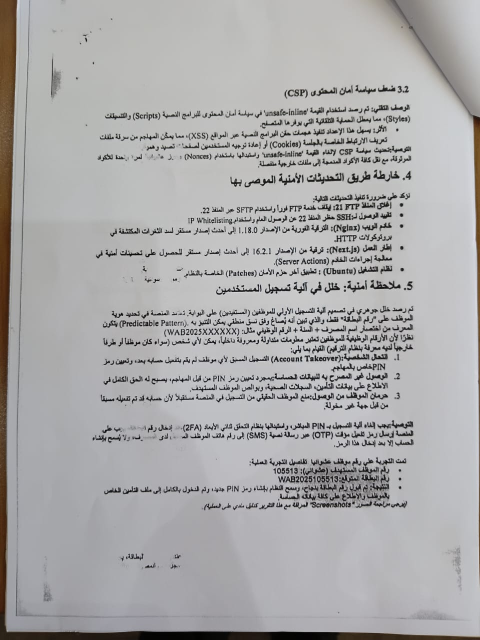
#> input picture IMG-20260514-WA0020.jpg, 960 x 1280 px, found by its file name (shown at 1/2 size)
$ python resize_image.py
#> lines starting #> are read from the running program, lines starting #| are printed output that depends on the picture
import os
import sys
from PIL import Image, ImageFilter

def process_image(img_path, mode="blur", bg_color=(255, 255, 255)):
#> called with img_path = 'IMG-20260514-WA0020.jpg', mode = 'blur', bg_color = (255, 255, 255)
    if not os.path.exists(img_path):
        print(f"Error: File '{img_path}' does not exist.")
        return

    try:
        with Image.open(img_path) as img:
#> img is the input picture: PIL image 960x1280 RGB; mean R, G, B 170.6, 169.8, 170.4
            orig_w, orig_h = img.size
#> orig_w = 960; orig_h = 1280
            print(f"Original image size: {orig_w}x{orig_h}")
#| Original image size: 960x1280

            target_w = 1080
            target_h = 1920

            if mode == "blur":
                print("Processing with blurred background...")
                # Scale background to cover the canvas
                scale_bg = max(target_w / orig_w, target_h / orig_h)
#> scale_bg = 1.5
                bg_w = int(orig_w * scale_bg)
#> bg_w = 1440
                bg_h = int(orig_h * scale_bg)
#> bg_h = 1920
                bg = img.resize((bg_w, bg_h), Image.Resampling.LANCZOS)

                # Crop background to target size
                left = (bg_w - target_w) // 2
#> left = 180
                top = (bg_h - target_h) // 2
#> top = 0
                bg_cropped = bg.crop((left, top, left + target_w, top + target_h))
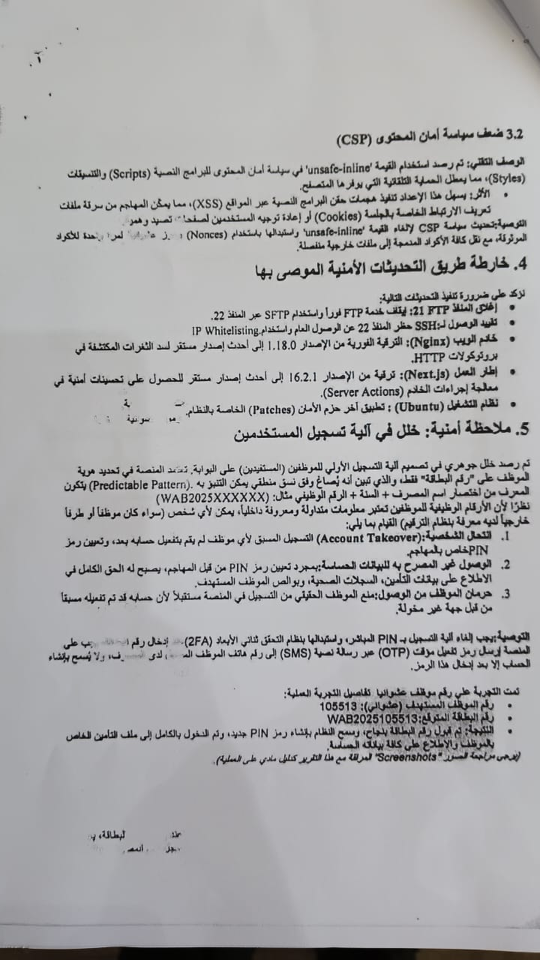
#> bg_cropped: PIL image 1080x1920 RGB (shown at 1/2 size); mean R, G, B 170.8, 170.6, 171.8

                # Apply blur
                canvas = bg_cropped.filter(ImageFilter.GaussianBlur(radius=40))
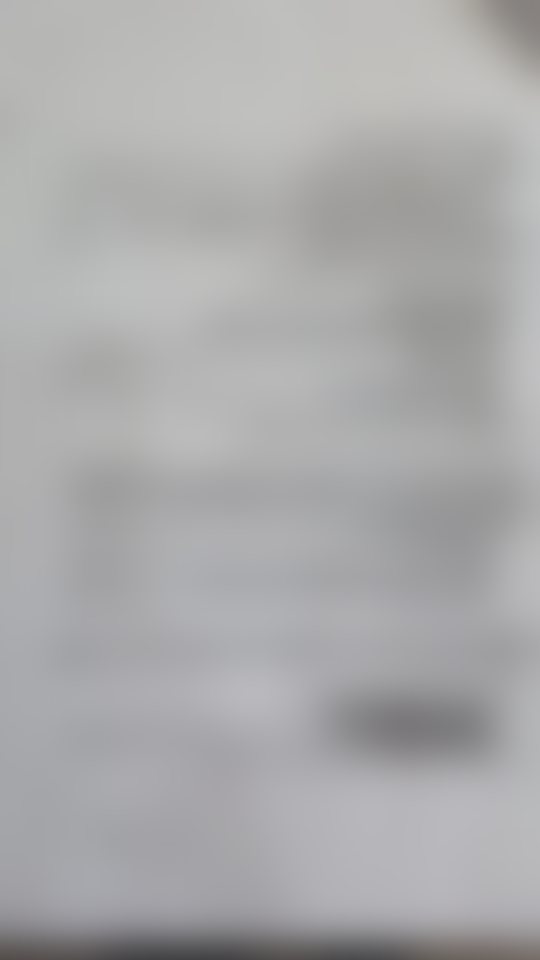
#> canvas: PIL image 1080x1920 RGB (shown at 1/2 size); mean R, G, B 170.6, 170.3, 171.4

                # Center-fit original image
                scale_fit = target_w / orig_w
#> scale_fit = 1.12
                fit_w = target_w
                fit_h = int(orig_h * scale_fit)
#> fit_h = 1440
                img_fit = img.resize((fit_w, fit_h), Image.Resampling.LANCZOS)
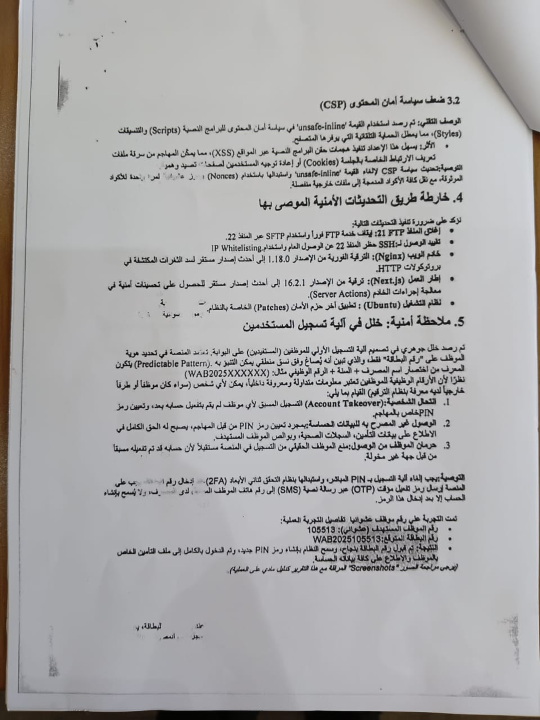
#> img_fit: PIL image 1080x1440 RGB (shown at 1/2 size); mean R, G, B 170.6, 169.8, 170.4

                paste_y = (target_h - fit_h) // 2
#> paste_y = 240
                canvas.paste(img_fit, (0, paste_y))
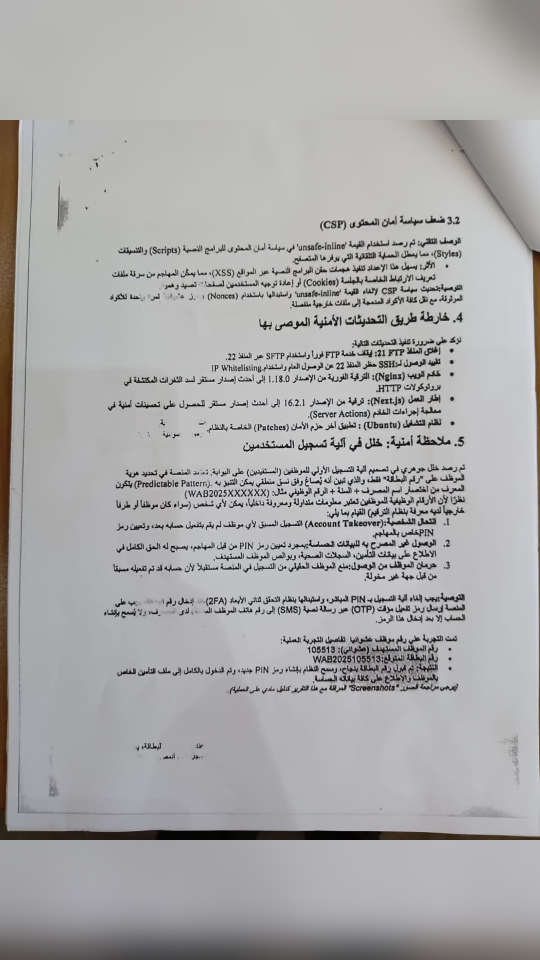
#> canvas: PIL image 1080x1920 RGB (shown at 1/2 size); mean R, G, B 170.3, 169.5, 170.1

            elif mode == "solid":
                # Auto-sample color from the top-left corner if requested
                if bg_color == "auto":
                    # Sample a few pixels around the edge and average them
                    pixels = [img.getpixel((0, 0)), img.getpixel((orig_w-1, 0)), img.getpixel((0, orig_h-1)), img.getpixel((orig_w-1, orig_h-1))]
                    # Handle RGB / RGBA
                    r = sum(p[0] for p in pixels) // len(pixels)
                    g = sum(p[1] for p in pixels) // len(pixels)
                    b = sum(p[2] for p in pixels) // len(pixels)
                    bg_color = (r, g, b)
                    print(f"Auto-sampled edge color: {bg_color}")
                else:
                    print(f"Processing with solid background color: {bg_color}...")

                # Create canvas with selected color
                canvas = Image.new("RGB", (target_w, target_h), bg_color)

                # Fit the image to the target width, keeping aspect ratio
                scale_fit = target_w / orig_w
                fit_w = target_w
                fit_h = int(orig_h * scale_fit)
                img_fit = img.resize((fit_w, fit_h), Image.Resampling.LANCZOS)

                paste_y = (target_h - fit_h) // 2
                canvas.paste(img_fit, (0, paste_y))

            elif mode == "crop":
                print("Processing with scale & crop to fill...")
                # Scale image to cover the canvas, cropping out excess
                scale = max(target_w / orig_w, target_h / orig_h)
                new_w = int(orig_w * scale)
                new_h = int(orig_h * scale)
                img_resized = img.resize((new_w, new_h), Image.Resampling.LANCZOS)

                left = (new_w - target_w) // 2
                top = (new_h - target_h) // 2
                canvas = img_resized.crop((left, top, left + target_w, top + target_h))

            # Save the result
            file_name, file_ext = os.path.splitext(img_path)
            output_path = f"{file_name}_1080x1920_{mode}{file_ext}"
            canvas.save(output_path, quality=95)
            print(f"Success! Saved output to: {output_path}\n")

    except Exception as e:
        print(f"An error occurred: {e}")

if __name__ == "__main__":
    if len(sys.argv) < 2:
        print("Usage: python scratch/resize_image.py <image_path> [mode] [color]")
        print("Modes: blur (default), solid, crop")
        print("Colors for solid mode: white, black, auto (sampled from corners)")

        # If no arguments provided, test it on the first image found
        test_images = ["IMG-20260514-WA0020.jpg", "IMG-20260514-WA0021.jpg", "IMG-20260514-WA0022.jpg"]
        found = False
        for img in test_images:
            if os.path.exists(img):
                print(f"\n--- Automatically running on found image: {img} ---")
                process_image(img, "blur")
                process_image(img, "solid", (255, 255, 255)) # White fill
#> call 2 of process_image, with img_path = 'IMG-20260514-WA0020.jpg', mode = 'solid', bg_color = (255, 255, 255)
#| Original image size: 960x1280
#> in process_image (call 2), `canvas = Image.new("RGB", (target_w, target_h), bg_color)`: canvas: PIL image 1080x1920 RGB; every value is 255
#> in process_image (call 2), `canvas.paste(img_fit, (0, paste_y))`:
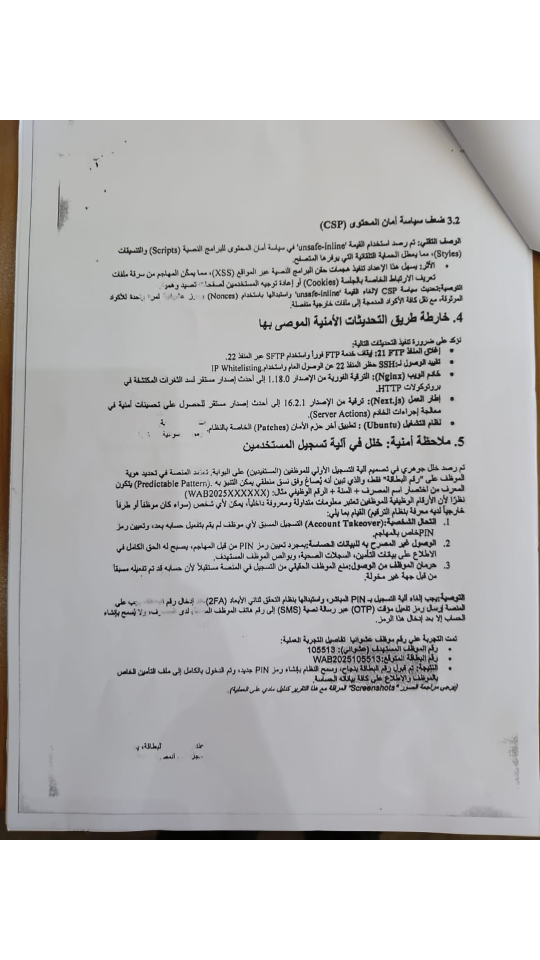
#> canvas: PIL image 1080x1920 RGB (shown at 1/2 size); mean R, G, B 191.7, 191.1, 191.5
                process_image(img, "solid", "auto") # Auto-sampled edge color
#> call 3 of process_image, with img_path = 'IMG-20260514-WA0020.jpg', mode = 'solid', bg_color = 'auto'
#| Original image size: 960x1280
#> in process_image (call 3), `pixels = [img.getpixel((0, 0)), img.getpixel((orig_w-1, 0)), img.getpi..`: pixels = [(99, 68, 39), (205, 206, 210), (44, 36, 25), (57, 40, 30)]
#> in process_image (call 3), `r = sum(p[0] for p in pixels) // len(pixels)`: r = 101
#> in process_image (call 3), `g = sum(p[1] for p in pixels) // len(pixels)`: g = 87
#> in process_image (call 3), `b = sum(p[2] for p in pixels) // len(pixels)`: b = 76
#> in process_image (call 3), `bg_color = (r, g, b)`: bg_color = (101, 87, 76)
#| Auto-sampled edge color: (101, 87, 76)
#> in process_image (call 3), `canvas = Image.new("RGB", (target_w, target_h), bg_color)`:
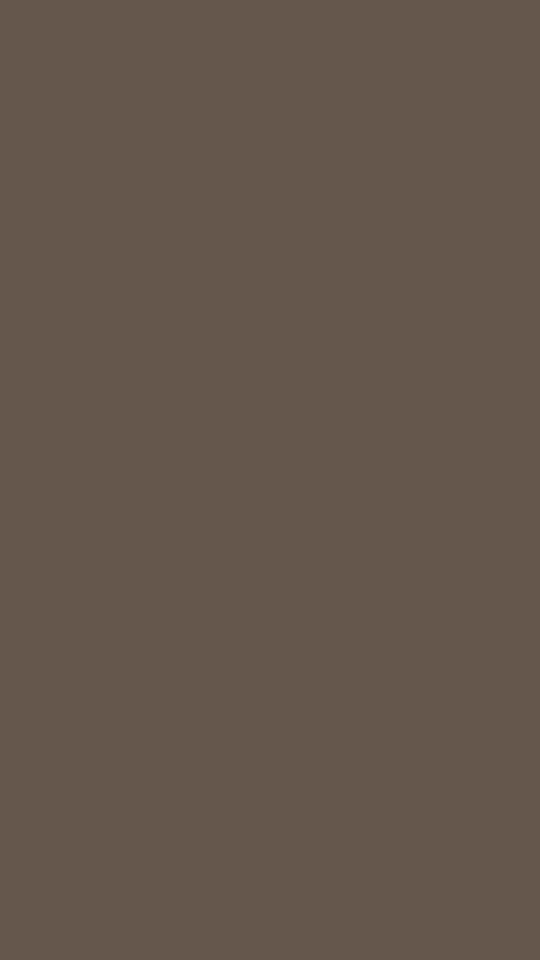
#> canvas: PIL image 1080x1920 RGB (shown at 1/2 size); mean R, G, B 101, 87, 76
#> in process_image (call 3), `canvas.paste(img_fit, (0, paste_y))`:
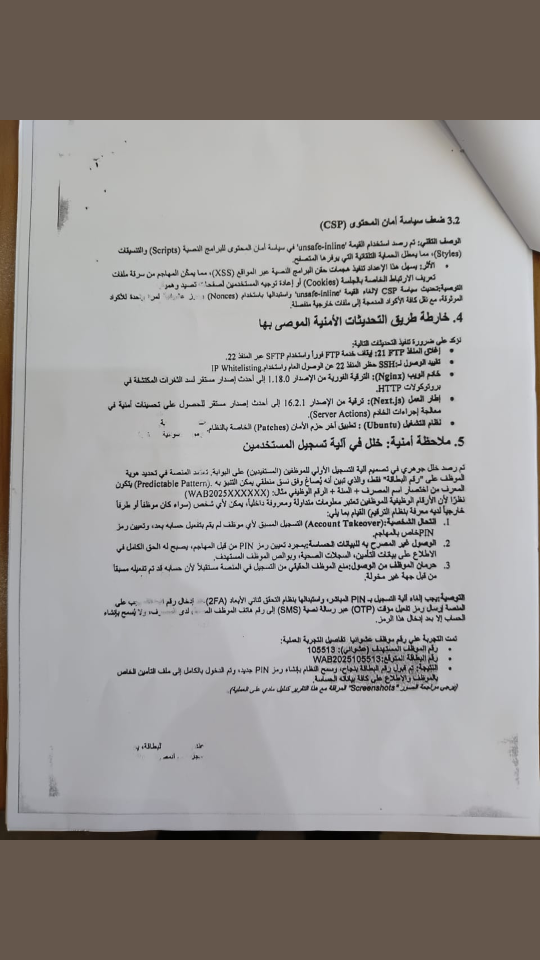
#> canvas: PIL image 1080x1920 RGB (shown at 1/2 size); mean R, G, B 153.2, 149.1, 146.8
                found = True
                break
        if not found:
            print("No default test images found in workspace. Please provide image path.")
    else:
        path = sys.argv[1]
        mode = sys.argv[2] if len(sys.argv) > 2 else "blur"

        bg = (255, 255, 255)
        if len(sys.argv) > 3:
            color_arg = sys.argv[3].lower()
            if color_arg == "black":
                bg = (0, 0, 0)
            elif color_arg == "auto":
                bg = "auto"
            elif color_arg == "white":
                bg = (255, 255, 255)

        process_image(path, mode, bg)

$ run again, with WhatsApp Image 2026-06-30 at 12.16.29 PM.jpeg copied over IMG-20260514-WA0020.jpg
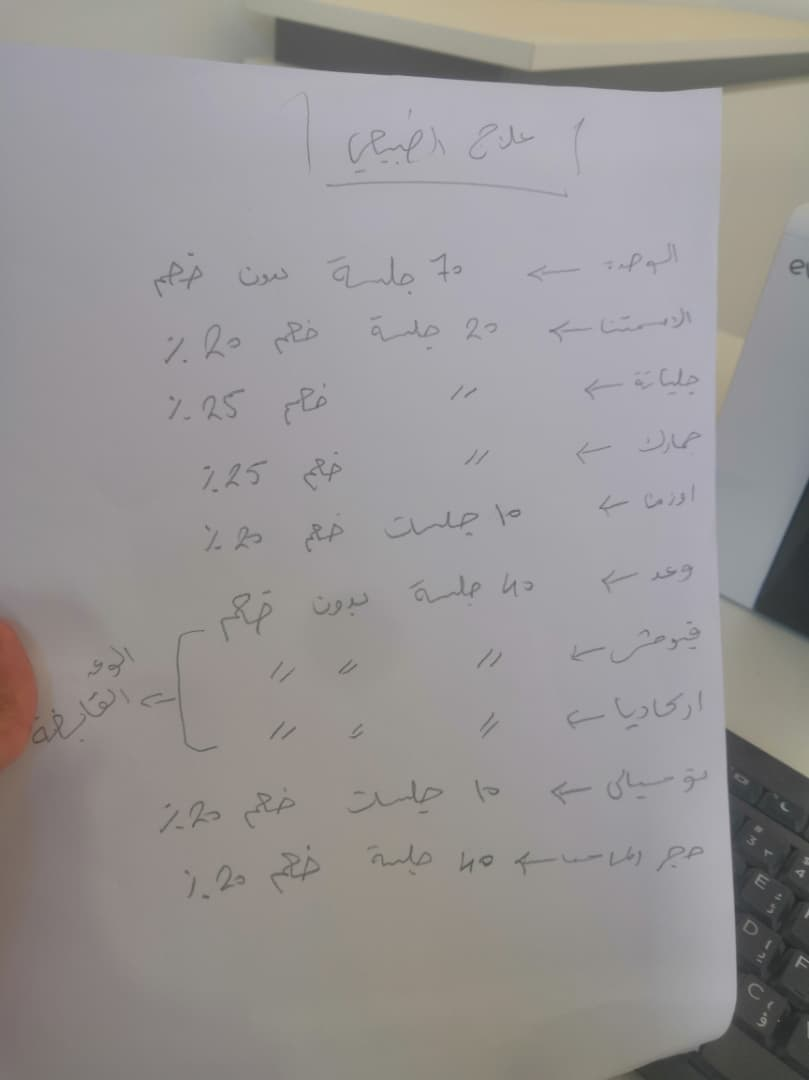
#> input picture WhatsApp Image 2026-06-30 at 12.16.29 PM.jpeg, 809 x 1080 px, found by its file name
#> in process_image, img is the input picture: PIL image 809x1080 RGB; mean R, G, B 151.5, 148.2, 148.2
#| Original image size: 809x1080
#| Original image size: 809x1080
#> in process_image (call 2), `canvas.paste(img_fit, (0, paste_y))`:
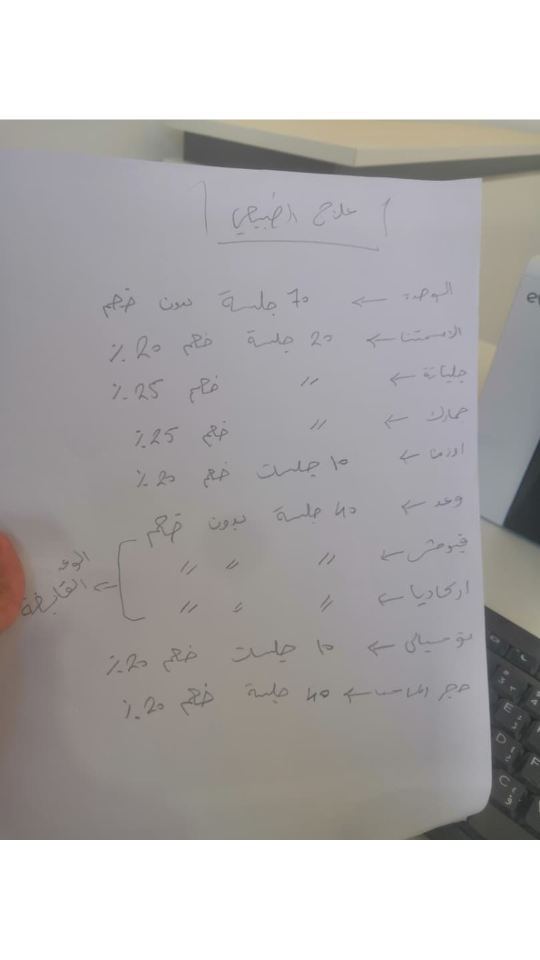
#> canvas: PIL image 1080x1920 RGB (shown at 1/2 size); mean R, G, B 177.3, 174.8, 174.9
#| Original image size: 809x1080
#> pixels = [(161, 158, 153), (176, 177, 163), (121, 113, 111), (53, 55, 54)]
#> r = 127
#> g = 125
#> b = 120
#> bg_color = (127, 125, 120)
#| Auto-sampled edge color: (127, 125, 120)
#> in process_image (call 3), `canvas.paste(img_fit, (0, paste_y))`:
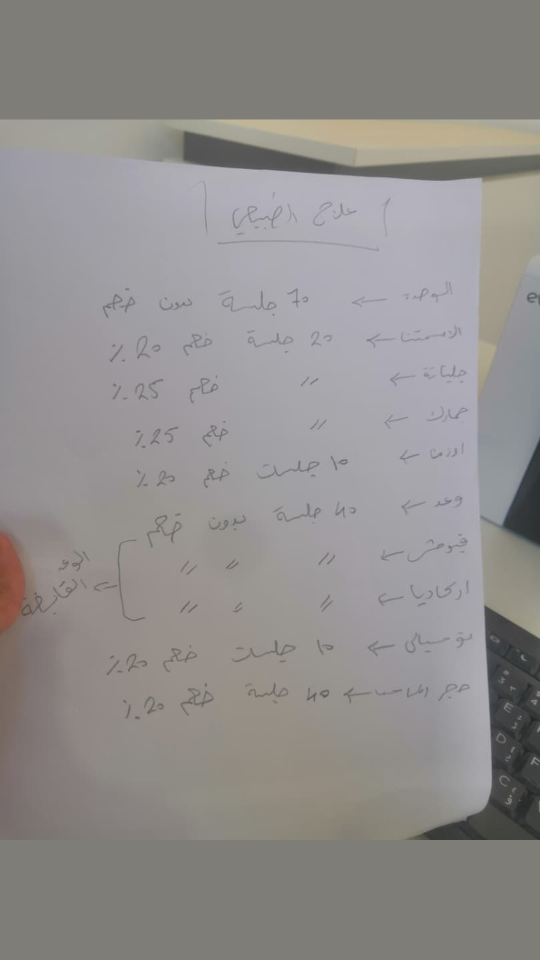
#> canvas: PIL image 1080x1920 RGB (shown at 1/2 size); mean R, G, B 145.4, 142.4, 141.2
